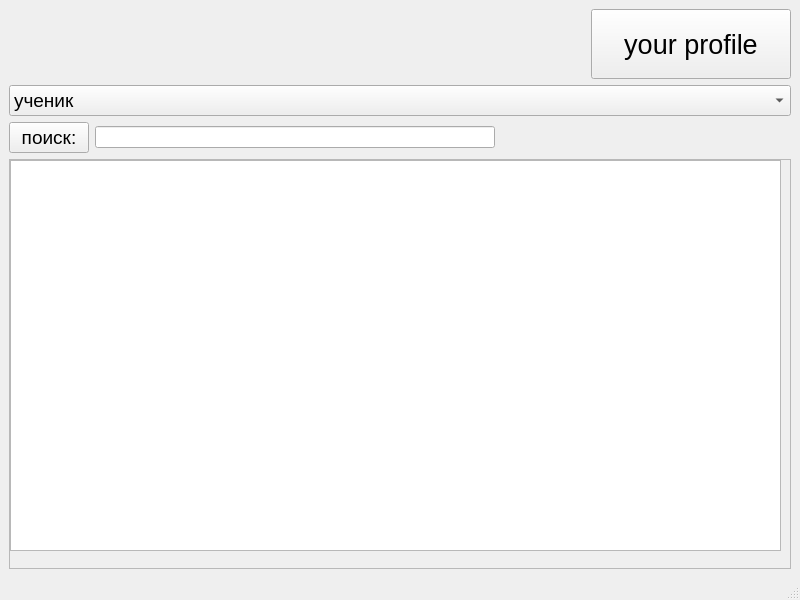
<?xml version="1.0" encoding="UTF-8"?>
<ui version="4.0">
 <class>MainWindow</class>
 <widget class="QMainWindow" name="MainWindow">
  <property name="geometry">
   <rect>
    <x>0</x>
    <y>0</y>
    <width>800</width>
    <height>600</height>
   </rect>
  </property>
  <property name="windowTitle">
   <string>MainWindow</string>
  </property>
  <widget class="QWidget" name="centralwidget">
   <layout class="QVBoxLayout" name="verticalLayout">
    <item>
     <layout class="QHBoxLayout" name="horizontalLayout_3">
      <item>
       <spacer name="horizontalSpacer_3">
        <property name="orientation">
         <enum>Qt::Horizontal</enum>
        </property>
        <property name="sizeHint" stdset="0">
         <size>
          <width>40</width>
          <height>20</height>
         </size>
        </property>
       </spacer>
      </item>
      <item>
       <widget class="QPushButton" name="your_profile">
        <property name="minimumSize">
         <size>
          <width>200</width>
          <height>70</height>
         </size>
        </property>
        <property name="maximumSize">
         <size>
          <width>100</width>
          <height>16777215</height>
         </size>
        </property>
        <property name="font">
         <font>
          <pointsize>20</pointsize>
         </font>
        </property>
        <property name="text">
         <string>your profile</string>
        </property>
       </widget>
      </item>
     </layout>
    </item>
    <item>
     <widget class="QComboBox" name="choose">
      <property name="font">
       <font>
        <pointsize>14</pointsize>
       </font>
      </property>
      <item>
       <property name="text">
        <string>ученик</string>
       </property>
      </item>
      <item>
       <property name="text">
        <string>кабинет</string>
       </property>
      </item>
      <item>
       <property name="text">
        <string>класс</string>
       </property>
      </item>
     </widget>
    </item>
    <item>
     <layout class="QHBoxLayout" name="horizontalLayout">
      <item>
       <widget class="QPushButton" name="find_btn">
        <property name="font">
         <font>
          <pointsize>14</pointsize>
         </font>
        </property>
        <property name="text">
         <string>поиск:</string>
        </property>
       </widget>
      </item>
      <item>
       <widget class="QLineEdit" name="find_line">
        <property name="minimumSize">
         <size>
          <width>400</width>
          <height>0</height>
         </size>
        </property>
       </widget>
      </item>
      <item>
       <spacer name="horizontalSpacer">
        <property name="orientation">
         <enum>Qt::Horizontal</enum>
        </property>
        <property name="sizeHint" stdset="0">
         <size>
          <width>40</width>
          <height>20</height>
         </size>
        </property>
       </spacer>
      </item>
     </layout>
    </item>
    <item>
     <layout class="QHBoxLayout" name="horizontalLayout_2"/>
    </item>
    <item>
     <layout class="QHBoxLayout" name="horizontalLayout_4">
      <item>
       <widget class="QScrollArea" name="scrollArea">
        <property name="widgetResizable">
         <bool>true</bool>
        </property>
        <widget class="QWidget" name="scrollAreaWidgetContents">
         <property name="geometry">
          <rect>
           <x>0</x>
           <y>0</y>
           <width>778</width>
           <height>377</height>
          </rect>
         </property>
         <widget class="QTableWidget" name="table_find">
          <property name="geometry">
           <rect>
            <x>0</x>
            <y>0</y>
            <width>771</width>
            <height>391</height>
           </rect>
          </property>
          <property name="rowCount">
           <number>0</number>
          </property>
          <property name="columnCount">
           <number>0</number>
          </property>
         </widget>
        </widget>
       </widget>
      </item>
     </layout>
    </item>
   </layout>
  </widget>
  <widget class="QMenuBar" name="menubar">
   <property name="geometry">
    <rect>
     <x>0</x>
     <y>0</y>
     <width>800</width>
     <height>21</height>
    </rect>
   </property>
  </widget>
  <widget class="QStatusBar" name="statusbar"/>
 </widget>
 <resources/>
 <connections/>
</ui>
